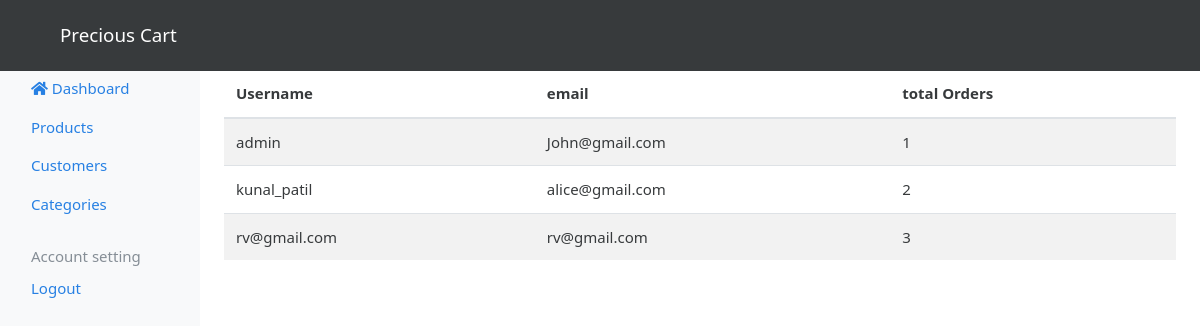
Before: /admin/customers.php (signed in) with the older database file.
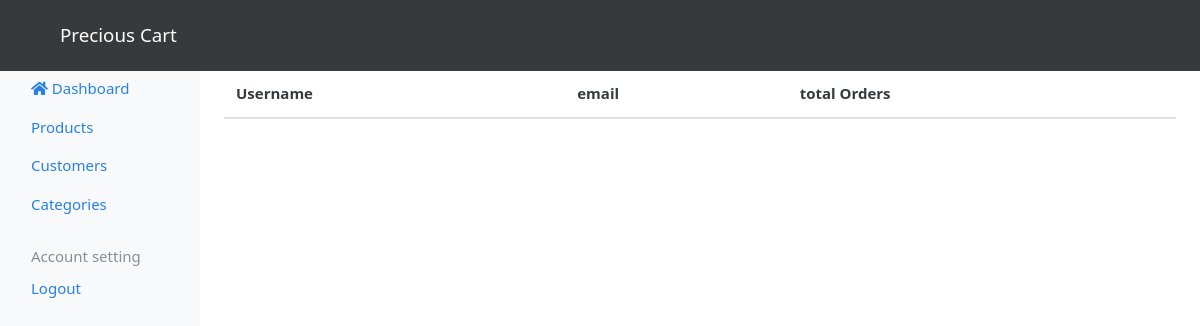
After: the same page with the newer database file.
### tables this page shows
CREATE TABLE `users` (
  `id` int(11) NOT NULL,
  `fname` varchar(100) NOT NULL,
  `lname` varchar(100) NOT NULL,
  `username` varchar(100) NOT NULL,
  `email` varchar(100) NOT NULL,
  `password` varchar(225) NOT NULL
);

### admin/customers.php (the view)
<?php include("../includes/partials/admin_head.php");
 include("../includes/modals/new_category.php");?>
<table class="table table-striped">
  <thead>
    <tr>
      <th scope="col">Username</th>
      <th scope="col">email</th>
      <th scope="col">total  Orders</th>
    </tr>
  </thead>
  <tbody>
    <?php
        $customerQuery = mysqli_query($con,"SELECT * FROM  users");
        while($row = mysqli_fetch_array($customerQuery)){
            echo '
            <tr>
                <td>'.$row["username"].'</td>
                <td>'.$row["email"].'</td>
                <td>'.$row["id"].'</td>
            </tr>
            ';
        }
    ?>
  </tbody>
<?php include("../includes/partials/admin_footer.php");?>

Changed rows visible on the page:
removed users: username "admin", email "John@gmail.com", id "1"
removed users: username "kunal_patil", email "alice@gmail.com", id "2"
removed users: username "rv@gmail.com", email "rv@gmail.com", id "3"
